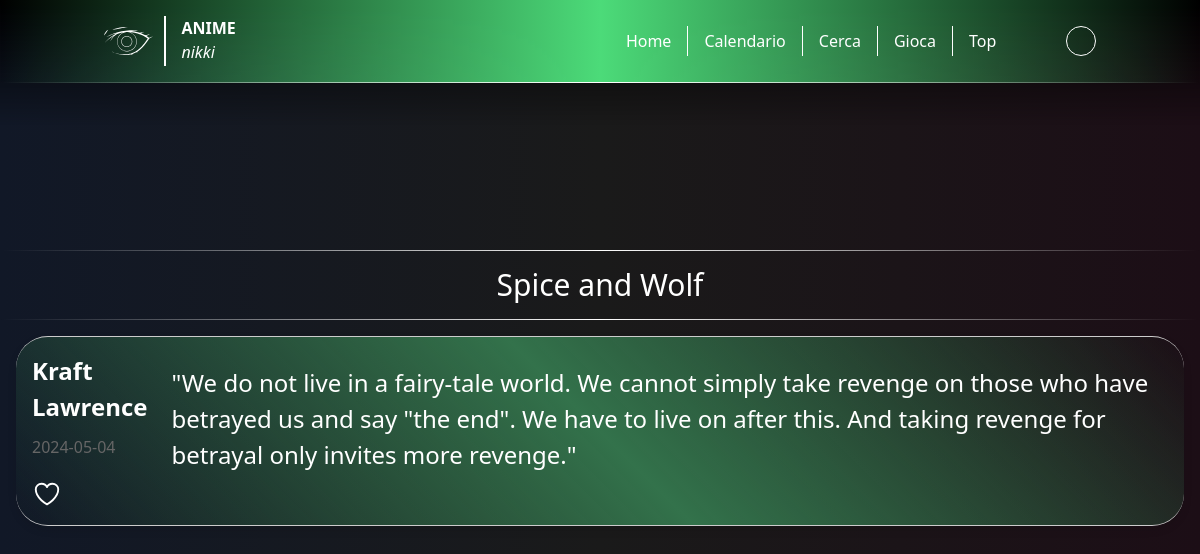
The app's page /quote with its own data.
### tables this page shows
CREATE TABLE quotes (
    quote_id INTEGER PRIMARY KEY AUTOINCREMENT,
    user_id INTEGER,
    anime TEXT,
    character VARCHAR(32),
    quote TEXT,
    date DATE DEFAULT CURRENT_DATE,
    FOREIGN KEY (user_id) REFERENCES users(user_id)
);

### app.py (the view, shortened to what this page needs)
@app.route('/quote')
def quote():
    conn = sq.connect('anime.sqlite3')
    cur = conn.cursor()
    today = datetime.today().date()
    cur.execute('SELECT * FROM quotes WHERE date = ?', (today,))
    row = cur.fetchone()
    conn.close()
    if row:
        result = row
    else:
        result = None
    if result is not None:
        result_json = {
            'id': result[0],
            'anime': result[2],
            'character': result[3],
            'quote': result[4],
            'date': result[5]
        }
        return render_template('quote.html', username=session.get('username', None), data=result_json)

### templates/quote.html (shortened to what this page needs)
<!DOCTYPE html>
<html lang="en">
<head>
    <script src="https://cdn.tailwindcss.com"></script>
    <link rel="stylesheet" href="../static/css/home.css">
</head>
<body>
    {% include 'headerq.html' %}
    <main>
        <div class="home-spacing"></div>
        <div class="anime-fullcontainer">
            <div class="separator"></div>
            <h1 class="flex justify-center py-4 title"><a class="text-3xl" id="anime-source" href="{{url_for('get_item_by_name', name=data.anime, is_anime=true)}}">{{ data.anime }}</a></h1>
            <div class="separator"></div>
            <div class="card">
                <div class="basic-info">
                    <div class="title-date">
                        <div class="anime-title">
                            <h1 id="character-source">{{data.character}}</h1>
                        </div>
                    </div>
                    <div class="anime-description">
                        <p id="date"> {{data.date}}</p>
                    </div>
                    <div class="favourites">
                        <button class="favourite-btn" onclick="switchIcon(this)" id="{{data.id}}" data-user="{{username}}">
                        </button>
                    </div>
                </div>
                <div class="genres">
                    <div class="anime-info info-genres">
                        <h3 id="anime-quote">"{{ data.quote }}"</h3>
                    </div>
                </div>
            </div>
        </div>
    </main>
</body>
</html>

### static/css/home.css (style rules this page uses)
body { background: linear-gradient(90deg, #111827, #1a1a1a, #1c0e16) no-repeat; background-attachment: fixed; background-size: cover; color: #ffffff; }
svg { width: 100%; height: 100%; animation: fadeIn 1s; }
.separator { background: linear-gradient(90deg, transparent, white, transparent); height: 1px; padding: 0 10px; }
.card { border: 1px solid #ccc; background: linear-gradient(45deg, transparent, #181D3C, transparent); border-radius: 32px; border-left: 0px; border-right: 0px; padding: 16px; margin-bottom: 16px; box-shadow: 0 4px 8px rgba(0, 0, 0, 0.1); transition: box-shadow 0.3s ease; display: flex; justify-content: left; align-items: center; }
.card h3, .card2 h3 { font-size: 1.5rem; margin-bottom: 8px; }
.card p, .card2 p { font-size: 1rem; color: #666; }
.title-date { display: flex; justify-content: space-between; align-items: center; }
.anime-fullcontainer { display: flex; flex-direction: column; width: 100%; left: 0px; }
.home-spacing { z-index: 0; position: relative; width: 100%; height: 250px; background: transparent; }
.title { width: 100%; text-align: center; animation: fadeIn-translate2 1s; }
.favourites { width: 30px; height: 30px; }

### templates/quote.html (style rules this page uses)
body { background: linear-gradient(90deg, #111827, #1a1a1a, #1c0e16) no-repeat; background-attachment: fixed; background-size: cover; color: #ffffff; }
svg { width: 100%; height: 100%; animation: fadeIn 1s; }
.separator { background: linear-gradient(90deg, transparent, white, transparent); height: 1px; padding: 0 10px; }
.card { border: 1px solid #ccc; background: linear-gradient(45deg, transparent, #33724b, transparent); color: white; border-radius: 32px; border-left: 0px; border-right: 0px; padding: 16px; margin: 16px; margin-bottom: 16px; box-shadow: 0 4px 8px rgba(0, 0, 0, 0.1); transition: box-shadow 0.3s ease; display: flex; justify-content: space-between; align-items: center; }
.card h3, .card2 h3 { font-size: 1.5rem; margin-bottom: 8px; }
.card p, .card2 p { font-size: 1rem; color: #666; }
.title-date { display: flex; justify-content: space-between; align-items: center; }
.anime-fullcontainer { display: flex; flex-direction: column; width: 100%; left: 0px; }
.home-spacing { z-index: 0; position: relative; width: 100%; height: 250px; background: transparent; }
.anime-title { display: flex; justify-content: space-between; align-items: baseline; font-size: 24px; font-weight: bold; margin-bottom: 10px; }
.anime-description { margin-bottom: 20px; text-align: justify; }
.anime-info { margin-bottom: 20px; display: flex; flex-direction: column; align-items: center; }
.anime-info h3 { margin-bottom: 5px; }
.basic-info { max-width: 50%; }
.genres { display: flex; flex-direction: column; gap: 20px; margin-left: 24px; }
.info-genres { display: flex; align-items: center; align-content: center; flex-direction: column; }
.title { width: 100%; text-align: center; animation: fadeIn-translate2 1s; }
.favourites { display: flex; justify-content: center; margin-top: 20px; width: 30px; height: 30px; right: 0px; }

### records on screen
quotes: anime "Spice and Wolf", character "Kraft Lawrence", date "2024-05-04", quote "We do not live in a fairy-tale world. We cannot simply take revenge on those who have betrayed us and say \"the end\". We have to live on after this. And taking revenge for betrayal only invites more revenge."
